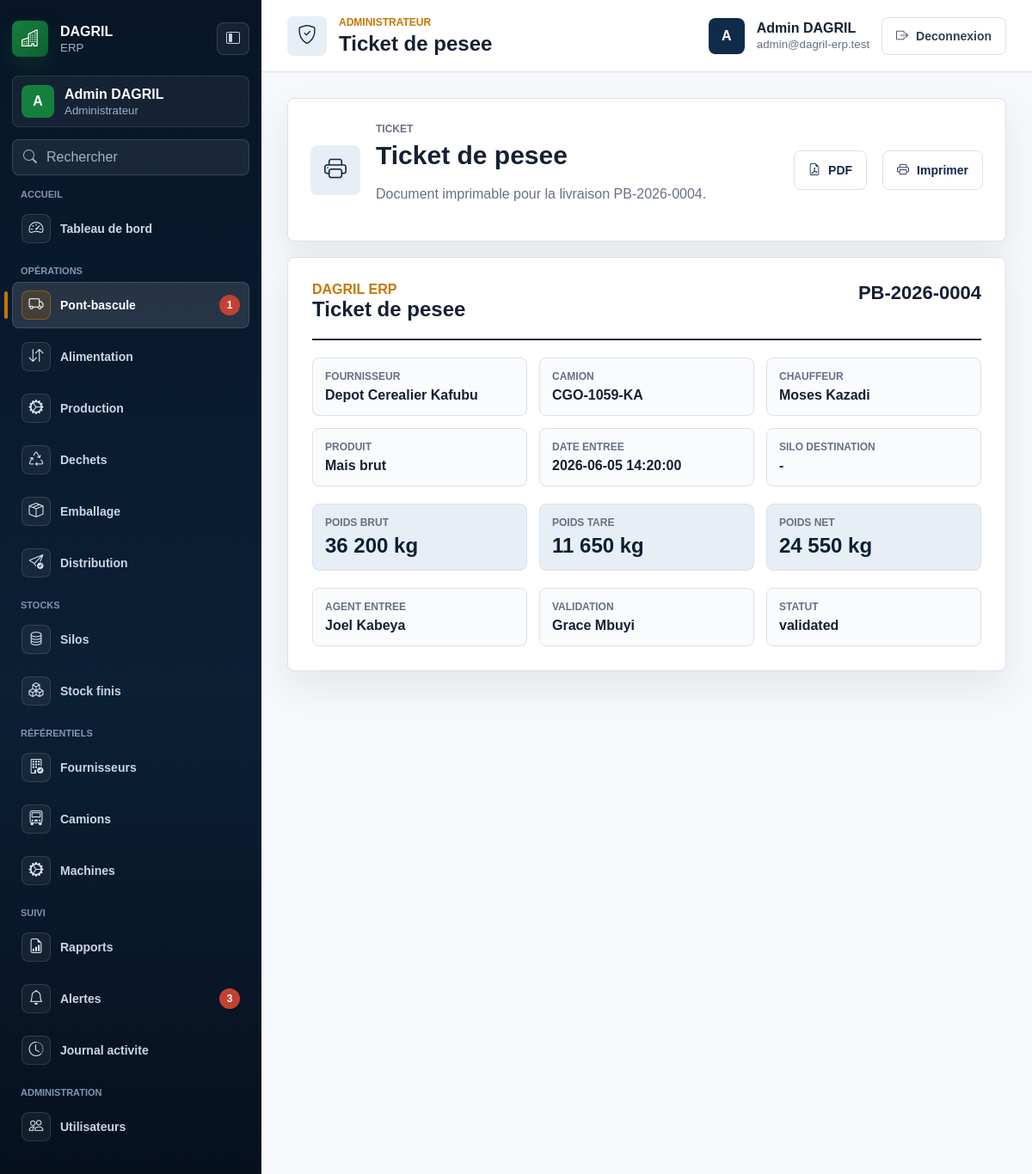
Page /weighings/4/ticket (signed in) on the committed database.
### tables this page shows
CREATE TABLE weighings (
  id INT UNSIGNED AUTO_INCREMENT PRIMARY KEY,
  supplier_id INT UNSIGNED NOT NULL,
  truck_id INT UNSIGNED NOT NULL,
  product_id INT UNSIGNED NOT NULL,
  reference VARCHAR(100) NOT NULL UNIQUE,
  poids_brut DECIMAL(12,3) NOT NULL,
  poids_tare DECIMAL(12,3) NOT NULL,
  poids_net DECIMAL(12,3) NOT NULL,
  weighed_at DATETIME NOT NULL,
  status ENUM('active', 'inactive', 'pending', 'validated', 'cancelled') NOT NULL DEFAULT 'pending',
  created_by INT UNSIGNED NULL,
  validated_by INT UNSIGNED NULL,
  created_at TIMESTAMP NOT NULL DEFAULT CURRENT_TIMESTAMP,
  updated_at TIMESTAMP NULL DEFAULT NULL ON UPDATE CURRENT_TIMESTAMP,
  deleted_at TIMESTAMP NULL DEFAULT NULL,
  CONSTRAINT fk_weighings_supplier FOREIGN KEY (supplier_id) REFERENCES suppliers(id),
  CONSTRAINT fk_weighings_truck FOREIGN KEY (truck_id) REFERENCES trucks(id),
  CONSTRAINT fk_weighings_product FOREIGN KEY (product_id) REFERENCES products(id),
  CONSTRAINT fk_weighings_created_by FOREIGN KEY (created_by) REFERENCES users(id),
  CONSTRAINT fk_weighings_validated_by FOREIGN KEY (validated_by) REFERENCES users(id)
);

CREATE TABLE suppliers (
  id INT UNSIGNED AUTO_INCREMENT PRIMARY KEY,
  name VARCHAR(180) NOT NULL,
  contact_name VARCHAR(150) NULL,
  phone VARCHAR(50) NULL,
  email VARCHAR(190) NULL,
  address TEXT NULL,
  rccm VARCHAR(100) NULL,
  id_nat VARCHAR(100) NULL,
  status ENUM('active', 'inactive', 'pending', 'validated', 'cancelled') NOT NULL DEFAULT 'active',
  created_at TIMESTAMP NOT NULL DEFAULT CURRENT_TIMESTAMP,
  updated_at TIMESTAMP NULL DEFAULT NULL ON UPDATE CURRENT_TIMESTAMP,
  deleted_at TIMESTAMP NULL DEFAULT NULL
);

CREATE TABLE trucks (
  id INT UNSIGNED AUTO_INCREMENT PRIMARY KEY,
  supplier_id INT UNSIGNED NULL,
  plate_number VARCHAR(50) NOT NULL UNIQUE,
  driver_name VARCHAR(150) NULL,
  driver_phone VARCHAR(50) NULL,
  status ENUM('active', 'inactive', 'pending', 'validated', 'cancelled') NOT NULL DEFAULT 'active',
  created_at TIMESTAMP NOT NULL DEFAULT CURRENT_TIMESTAMP,
  updated_at TIMESTAMP NULL DEFAULT NULL ON UPDATE CURRENT_TIMESTAMP,
  deleted_at TIMESTAMP NULL DEFAULT NULL,
  CONSTRAINT fk_trucks_supplier FOREIGN KEY (supplier_id) REFERENCES suppliers(id)
);

CREATE TABLE products (
  id INT UNSIGNED AUTO_INCREMENT PRIMARY KEY,
  name VARCHAR(150) NOT NULL,
  code VARCHAR(80) NOT NULL UNIQUE,
  category ENUM('raw_material', 'finished_product', 'waste') NOT NULL,
  unit VARCHAR(30) NOT NULL DEFAULT 'kg',
  status ENUM('active', 'inactive', 'pending', 'validated', 'cancelled') NOT NULL DEFAULT 'active',
  created_at TIMESTAMP NOT NULL DEFAULT CURRENT_TIMESTAMP,
  updated_at TIMESTAMP NULL DEFAULT NULL ON UPDATE CURRENT_TIMESTAMP,
  deleted_at TIMESTAMP NULL DEFAULT NULL
);

CREATE TABLE users (
  id INT UNSIGNED AUTO_INCREMENT PRIMARY KEY,
  role_id INT UNSIGNED NOT NULL,
  name VARCHAR(150) NOT NULL,
  email VARCHAR(190) NOT NULL UNIQUE,
  password VARCHAR(255) NOT NULL,
  phone VARCHAR(50) NULL,
  status ENUM('active', 'inactive', 'pending', 'validated', 'cancelled') NOT NULL DEFAULT 'active',
  last_login_at TIMESTAMP NULL DEFAULT NULL,
  created_at TIMESTAMP NOT NULL DEFAULT CURRENT_TIMESTAMP,
  updated_at TIMESTAMP NULL DEFAULT NULL ON UPDATE CURRENT_TIMESTAMP,
  deleted_at TIMESTAMP NULL DEFAULT NULL,
  CONSTRAINT fk_users_role FOREIGN KEY (role_id) REFERENCES roles(id)
);

### app/views/weighings/ticket.php (the view)
<section class="dashboard-hero print-hidden">
    <span class="hero-icon"><i class="bi bi-printer"></i></span>
    <div>
        <p class="section-label">Ticket</p>
        <h2>Ticket de pesee</h2>
        <p>Document imprimable pour la livraison <?= e($weighing['reference']) ?>.</p>
    </div>
    <a class="page-action" href="<?= e(base_url('weighings/' . $weighing['id'] . '/ticket?export=pdf')) ?>" target="_blank"><i class="bi bi-file-earmark-pdf"></i><span>PDF</span></a>
    <button type="button" class="page-action" onclick="window.print()"><i class="bi bi-printer"></i><span>Imprimer</span></button>
</section>
<section class="ticket-card">
    <div class="ticket-header">
        <div>
            <p>DAGRIL ERP</p>
            <h2>Ticket de pesee</h2>
        </div>
        <strong><?= e($weighing['reference']) ?></strong>
    </div>
    <div class="ticket-grid">
        <div><span>Fournisseur</span><strong><?= e($weighing['supplier_name']) ?></strong></div>
        <div><span>Camion</span><strong><?= e($weighing['plate_number']) ?></strong></div>
        <div><span>Chauffeur</span><strong><?= e($weighing['driver_name'] ?: '-') ?></strong></div>
        <div><span>Produit</span><strong><?= e($weighing['product_name']) ?></strong></div>
        <div><span>Date entree</span><strong><?= e($weighing['weighed_at']) ?></strong></div>
        <div><span>Silo destination</span><strong><?= e(($weighing['silo_name'] ?: '-') . ($weighing['silo_code'] ? ' (' . $weighing['silo_code'] . ')' : '')) ?></strong></div>
    </div>
    <div class="ticket-weights">
        <div><span>Poids brut</span><strong><?= e(number_format((float) $weighing['poids_brut'], 0, ',', ' ')) ?> kg</strong></div>
        <div><span>Poids tare</span><strong><?= e(number_format((float) $weighing['poids_tare'], 0, ',', ' ')) ?> kg</strong></div>
        <div><span>Poids net</span><strong><?= e(number_format((float) $weighing['poids_net'], 0, ',', ' ')) ?> kg</strong></div>
    </div>
    <div class="ticket-footer">
        <div><span>Agent entree</span><strong><?= e($weighing['agent_name'] ?: '-') ?></strong></div>
        <div><span>Validation</span><strong><?= e($weighing['validator_name'] ?: '-') ?></strong></div>
        <div><span>Statut</span><strong><?= $weighing['status'] === 'pending' ? 'En attente de dechargement' : e($weighing['status']) ?></strong></div>
    </div>
</section>

### app/core/Router.php (shortened to what the rows shown need)
<?php
class Router
{
    private $routes = [];
    public function add($method, $path, $handler, array $options = [])
    {
        $this->routes[] = [
            'method' => strtoupper($method),
            'path' => '/' . trim($path, '/'),
            'handler' => $handler,
            'auth' => $options['auth'] ?? false,
            'roles' => $options['roles'] ?? [],
        ];
    }
    public function dispatch($method, $uri)
    {
        $requestPath = rawurldecode(parse_url($uri, PHP_URL_PATH));
        $requestPath = '/' . trim($requestPath, '/');
        foreach ($this->routes as $route) {
            $params = [];
            if ($route['method'] === strtoupper($method) && $this->matches($route['path'], $requestPath, $params)) {
                return $this->execute($route['handler'], $params);
            }
        }
    }
    private function matches($routePath, $requestPath, array &$params)
    {
        $pattern = preg_replace('#\{([a-zA-Z_][a-zA-Z0-9_]*)\}#', '(?P<$1>[^/]+)', $routePath);
        $pattern = '#^' . $pattern . '$#';
        if (!preg_match($pattern, $requestPath, $matches)) {
            return false;
        }
        return true;
    }
    private function execute($handler, array $params = [])
    {
        if (is_string($handler) && strpos($handler, '@') !== false) {
            list($controller, $action) = explode('@', $handler, 2);
            $instance = new $controllerClass();
            return call_user_func_array([$instance, $action], $params);
        }
        throw new InvalidArgumentException('Invalid route handler.');
    }
}

### rows in the picture
weighings: reference "PB-2026-0004", supplier.name "Depot Cerealier Kafubu", truck.plate_number "CGO-1059-KA", truck.driver_name "Moses Kazadi", product.name "Mais brut", weighed_at "2026-06-05 14:20:00", poids_brut "36 200", poids_tare "11 650", poids_net "24 550", created_by.name "Joel Kabeya", validated_by.name "Grace Mbuyi", status "validated"

### other values in the picture
$group['label'] "ACCUEIL"
$item['label'] "Tableau de bord"
$group['label'] "OPÉRATIONS"
$item['label'] "Pont-bascule"
$item['badge_value'] "1"
$item['label'] "Alimentation"
$item['label'] "Production"
$item['label'] "Dechets"
$item['label'] "Emballage"
$item['label'] "Distribution"
$group['label'] "STOCKS"
$item['label'] "Silos"
$item['label'] "Stock finis"
$group['label'] "RÉFÉRENTIELS"
$item['label'] "Fournisseurs"
